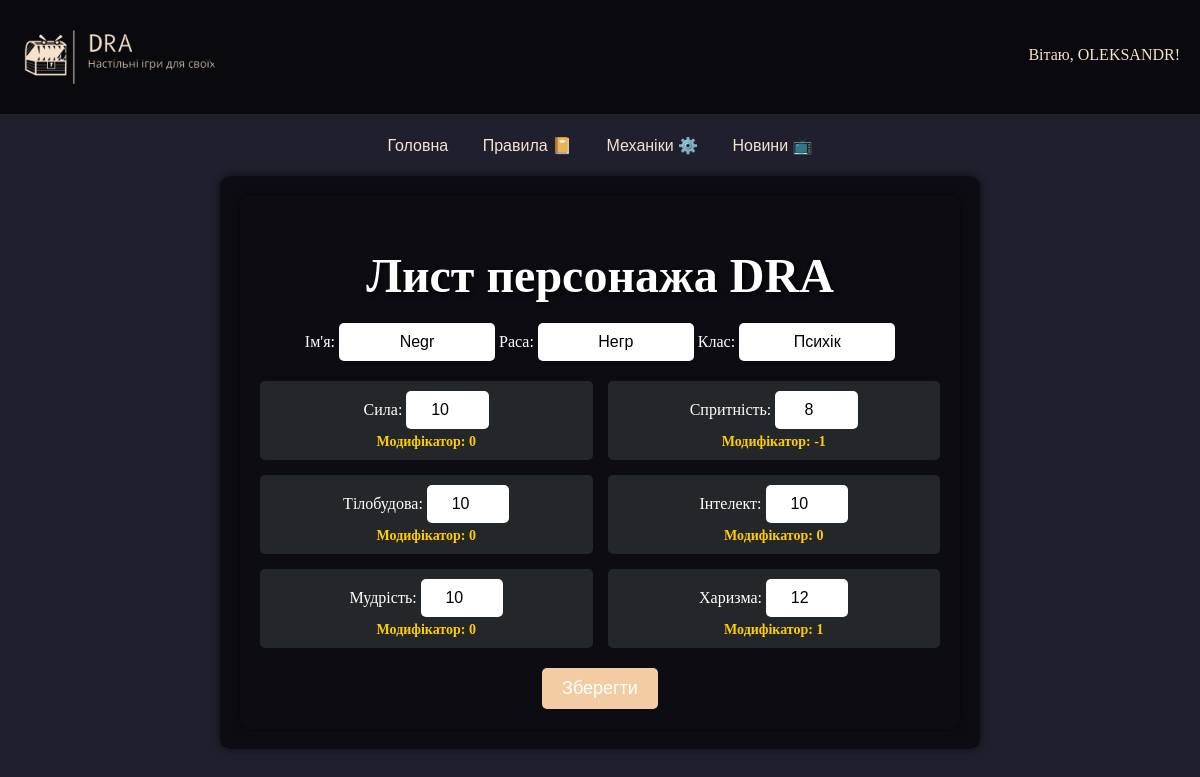
The page /Character (signed in) on the database its author committed.
### app.py (models this page shows)
class userid(db.Model):
    id = db.Column(db.Integer, primary_key=True)
    email = db.Column(db.String(120), nullable=False, unique=True)
    nickname = db.Column(db.String(30), nullable=False, unique=True)
    password = db.Column(db.String(30), nullable=False)
    userImage = db.Column(db.String(255), nullable=True)
    character = db.relationship('character', back_populates='user', uselist=False)

class character(db.Model):
    id = db.Column(db.Integer, primary_key=True)
    name = db.Column(db.String(50), nullable=False)
    race = db.Column(db.String(30), nullable=False)
    CharImage = db.Column(db.String(255), nullable=True)  # Зберігає шлях до файлу
    char_class = db.Column(db.String(30), nullable=False)
    strength = db.Column(db.Integer, default=10)
    dexterity = db.Column(db.Integer, default=10)
    constitution = db.Column(db.Integer, default=10)
    intelligence = db.Column(db.Integer, default=10)
    wisdom = db.Column(db.Integer, default=10)
    charisma = db.Column(db.Integer, default=10)
    user_id = db.Column(db.Integer, db.ForeignKey('userid.id'), unique=True)
    user = db.relationship('userid', back_populates='character')

### app.py (the view, shortened to what this page needs)
@app.route("/Character", methods=['GET', 'POST'])
def Character():
    if 'user_id' not in session:
        flash('Будь ласка, увійдіть у свій акаунт.', 'warning')
        return redirect(url_for('log_in'))
    user = userid.query.get(session['user_id'])
    if not user:
        flash('Користувача не знайдено. Будь ласка, увійдіть знову.', 'danger')
        return redirect(url_for('log_in'))
    char = user.character  # Може бути None
    return render_template('Character.html', character=char, user=user)

### templates/Character.html (shortened to what this page needs)
<!DOCTYPE html>
<html lang="uk">
<head>
    <link rel="stylesheet" href="static/Character.css">
</head>
<body>
    <header class="header">
       <img src="/static/images/logo.png" alt="DRA Logo" class="logo">
        <nav class="navigation">
            {% if user %}
                <p>Вітаю, {{ user.nickname }}!</p>
            {% else %}
                <p>Ви не увійшли в акаунт.</p>
                <a href="/LogIn">Log In</a>
                <a href="/SignUp">Sign Up</a>
            {% endif %}
    </header>
    <nav>
        <a href="/">   <font face="Arial" size="3" color="#F5E2CD"> Головна </font> </a>
        <a href="/Regulations">  <font face="Arial" size="3" color="#F5E2CD"> Правила 📔 </font> </a>
        <a href="/Mechanics">   <font face="Arial" size="3" color="#F5E2CD"> Механіки ⚙️ </font> </a>
        <a href="/News">    <font face="Arial" size="3" color="#F5E2CD"> Новини 📺 </font> </a>
    </nav>
            <div class="content">
    <div class="character-sheet">
        <h1>Лист персонажа DRA</h1>
<form method="POST">
            <label>Ім'я:</label>
            <input type="text" name="name" value="{{ character.name if character else '' }}" required>
            <label>Раса:</label>
            <input type="text" name="race" value="{{ character.race if character else '' }}" required>
            <label>Клас:</label>
            <input type="text" name="char_class" value="{{ character.char_class if character else '' }}" required>
            <div class="stats-grid">
                <div class="stat-block">
                    <label>Сила:</label>
                    <input type="number" name="strength" value="{{ character.strength if character else 10 }}" required>
                    <span class="modifier">Модифікатор: {{ ((character.strength if character else 10) - 10) // 2 }}</span>
                </div>
                <div class="stat-block">
                    <label>Спритність:</label>
                    <input type="number" name="dexterity" value="{{ character.dexterity if character else 10 }}" required>
                    <span class="modifier">Модифікатор: {{ ((character.dexterity if character else 10) - 10) // 2 }}</span>
                </div>
                <div class="stat-block">
                    <label>Тілобудова:</label>
                    <input type="number" name="constitution" value="{{ character.constitution if character else 10 }}" required>
                    <span class="modifier">Модифікатор: {{ ((character.constitution if character else 10) - 10) // 2 }}</span>
                </div>
                <div class="stat-block">
                    <label>Інтелект:</label>
                    <input type="number" name="intelligence" value="{{ character.intelligence if character else 10 }}" required>
                    <span class="modifier">Модифікатор: {{ ((character.intelligence if character else 10) - 10) // 2 }}</span>
                </div>
                <div class="stat-block">
                    <label>Мудрість:</label>
                    <input type="number" name="wisdom" value="{{ character.wisdom if character else 10 }}" required>
                    <span class="modifier">Модифікатор: {{ ((character.wisdom if character else 10) - 10) // 2 }}</span>
                </div>
                <div class="stat-block">
                    <label>Харизма:</label>
                    <input type="number" name="charisma" value="{{ character.charisma if character else 10 }}" required>
                    <span class="modifier">Модифікатор: {{ ((character.charisma if character else 10) - 10) // 2 }}</span>
                </div>
            </div>
            <button type="submit">Зберегти</button>
        </form>
    </div>
</body>
</html>

### static/Character.css (style rules this page uses)
body { margin: 0; padding: 0; background-color: #1f1f2e; background-size: cover; background-position: center; background-repeat: repeat; font-family: 'Garamond', serif; color: #ffffff; text-align: center; }
.header { background: rgba(0, 0, 0, 0.7); color: #F5E2CD; padding: 10px 20px; display: flex; justify-content: space-between; align-items: center; }
.logo { width: 200px; height: auto; margin-right: 60px; cursor: pointer; }
nav { margin: 20px 0; }
nav a { color: #ffffff; text-decoration: none; margin: 0 15px; font-size: 1.2em; }
.content { background-color: rgba(0, 0, 0, 0.6); margin: 20px auto; padding: 20px; max-width: 60%; border-radius: 10px; box-shadow: 0 0 10px rgba(0, 0, 0, 0.5); }
h1 { font-size: 3em; text-shadow: 2px 2px 5px rgba(0, 0, 0, 0.8); margin-bottom: 20px; }
.character-sheet { max-width: 95%; margin: 0 auto; padding: 20px; border-radius: 10px; box-shadow: 0px 0px 10px rgba(0, 0, 0, 0.5); text-align: center; }
.stats-grid { display: grid; grid-template-columns: 1fr 1fr; gap: 15px; margin-top: 20px; }
.stat-block { background-color: #23272A; padding: 10px; border-radius: 5px; text-align: center; }
input { width: 20%; padding: 10px; border-radius: 5px; border: none; text-align: center; font-size: 16px; }
button { margin-top: 20px; padding: 10px 20px; background-color: #f3cca3; color: white; border: none; border-radius: 5px; font-size: 18px; cursor: pointer; }
.modifier { display: block; margin-top: 5px; font-size: 14px; color: #FFCC00; font-weight: bold; }

### rows shown on the page
userid: nickname "OLEKSANDR"
character: name "Negr", race "Негр", char_class "Психік", strength "10", ((character.strengthifcharacterelse10)-10)//2 "0", dexterity "8", ((character.dexterityifcharacterelse10)-10)//2 "-1", constitution "10", ((character.constitutionifcharacterelse10)-10)//2 "0", intelligence "10", ((character.intelligenceifcharacterelse10)-10)//2 "0", wisdom "10", ((character.wisdomifcharacterelse10)-10)//2 "0", charisma "12", ((character.charismaifcharacterelse10)-10)//2 "1"
